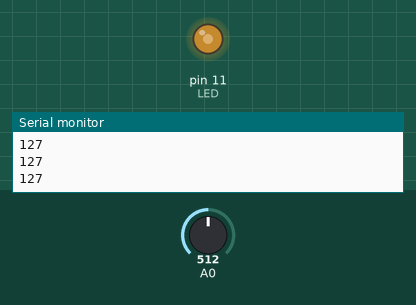
This sketch was run on a simulated Arduino Uno, built with avr-gcc and run on an emulated ATmega328P. Shown: output pins drawn as LEDs (lit = HIGH), the last lines printed to the serial monitor. The inputs (shaded band) are chosen by the test bench; at power-on: A0 = 512.

Above: at 1.2 s.
1.3 s: A0 set to 716
At 1.9 s:
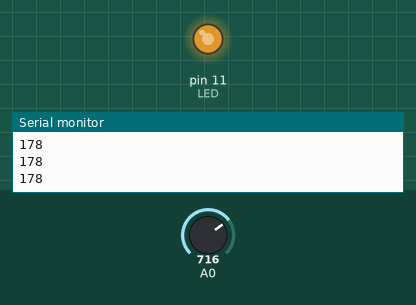
2.8 s: A0 set to 900
At 3.1 s:
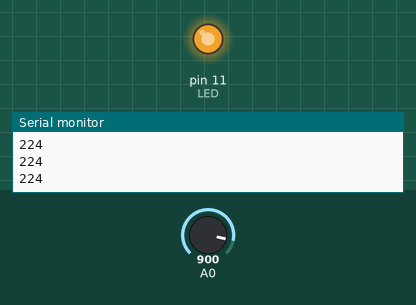
4.3 s: A0 set to 122
At 5.3 s:
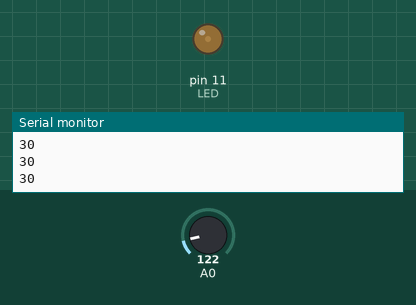
5.8 s: A0 set to 0
At 6.5 s:
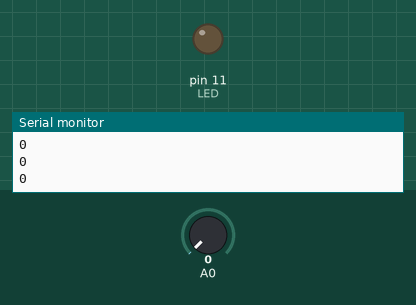
7.3 s: A0 set to 511
At 7.6 s:
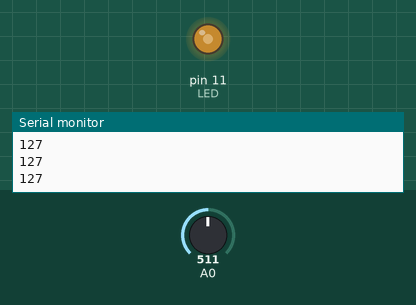
Timing chart, 0 to 9.8 s (numbered marks = the images above; inputs shaded):
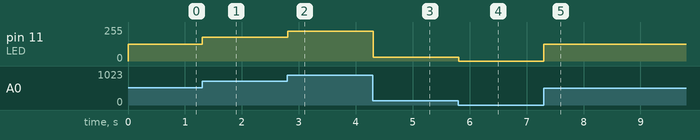

The sketch:

CLASE_2.ino
```cpp
int LED = 11;
int data;

void setup() {
  // Velocidad de transmision de datos entre la computadora y Arduino o viceversa.
  Serial.begin(9600);
  pinMode(LED, OUTPUT);

}

void loop() {
  data = analogRead(A0);
  data = map(data, 0, 1023, 0, 255);
  Serial.println(data);
  analogWrite(LED, data); // 0 - 255
}
```

Measured:
- after the input at 1.3 s, pin 11 (LED): 127/255 → 178/255 at once
- after the input at 2.8 s, pin 11 (LED): 178/255 → 224/255 at once
- after the input at 4.3 s, pin 11 (LED): 224/255 → 30/255 at once
- after the input at 5.8 s, pin 11 (LED): 30/255 → 0/255 at once
- after the input at 7.3 s, pin 11 (LED): 0/255 → 127/255 at once
